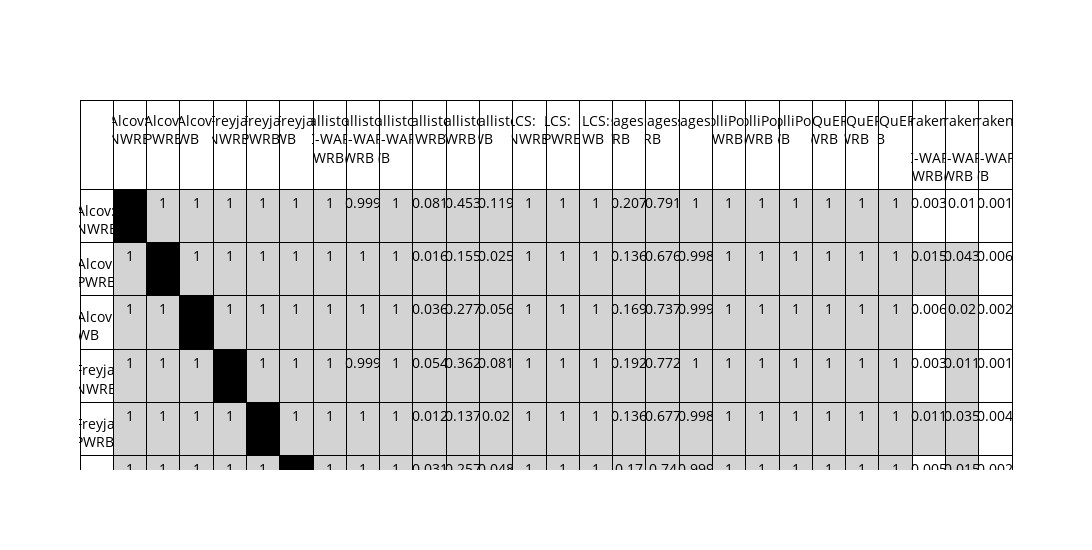

Notebook code cell kept with this figure:
### Code cell
tukey_df = get_stats(df, value_col="percent_of_expected", p_min=0.01, batch_col="scheme")
p_table = p_value_table(tukey_df)
p_table

### Figure 1 — Plotly figure (JSON) as saved in the notebook; plotly's stock layout.template omitted (floating-point values rounded to 4 significant figures; data arrays with more than 128 entries replaced by an {"elided": "..."} marker saying what was removed)
{"data": [{"cells": {"align": "center", "fill": {"color": {"elided": "28x27 str values"}}, "font": {"color": "black", "size": 14}, "height": 30, "line": {"color": "black"}, "values": {"elided": "28x27 mixed values"}}, "header": {"align": "center", "fill": {"color": "white"}, "font": {"color": "black", "size": 14}, "line": {"color": "black"}, "values": ["", "Alcov: NWRB", "Alcov: PWRB", "Alcov: WB", "Freyja: NWRB", "Freyja: PWRB", "Freyja: WB", "kallisto (C-WAP): NWRB", "kallisto (C-WAP): PWRB", "kallisto (C-WAP): WB", "kallisto: NWRB", "kallisto: PWRB", "kallisto: WB", "LCS: NWRB", "LCS: PWRB", "LCS: WB", "lineagespot: NWRB", "lineagespot: PWRB", "lineagespot: WB", "LolliPop: NWRB", "LolliPop: PWRB", "LolliPop: WB", "VaQuERo: NWRB", "VaQuERo: PWRB", "VaQuERo: WB", "Kraken 2 (C-WAP): NWRB", "Kraken 2 (C-WAP): PWRB", "Kraken 2 (C-WAP): WB"]}, "type": "table"}], "layout": {"height": 550, "width": 1200}}
